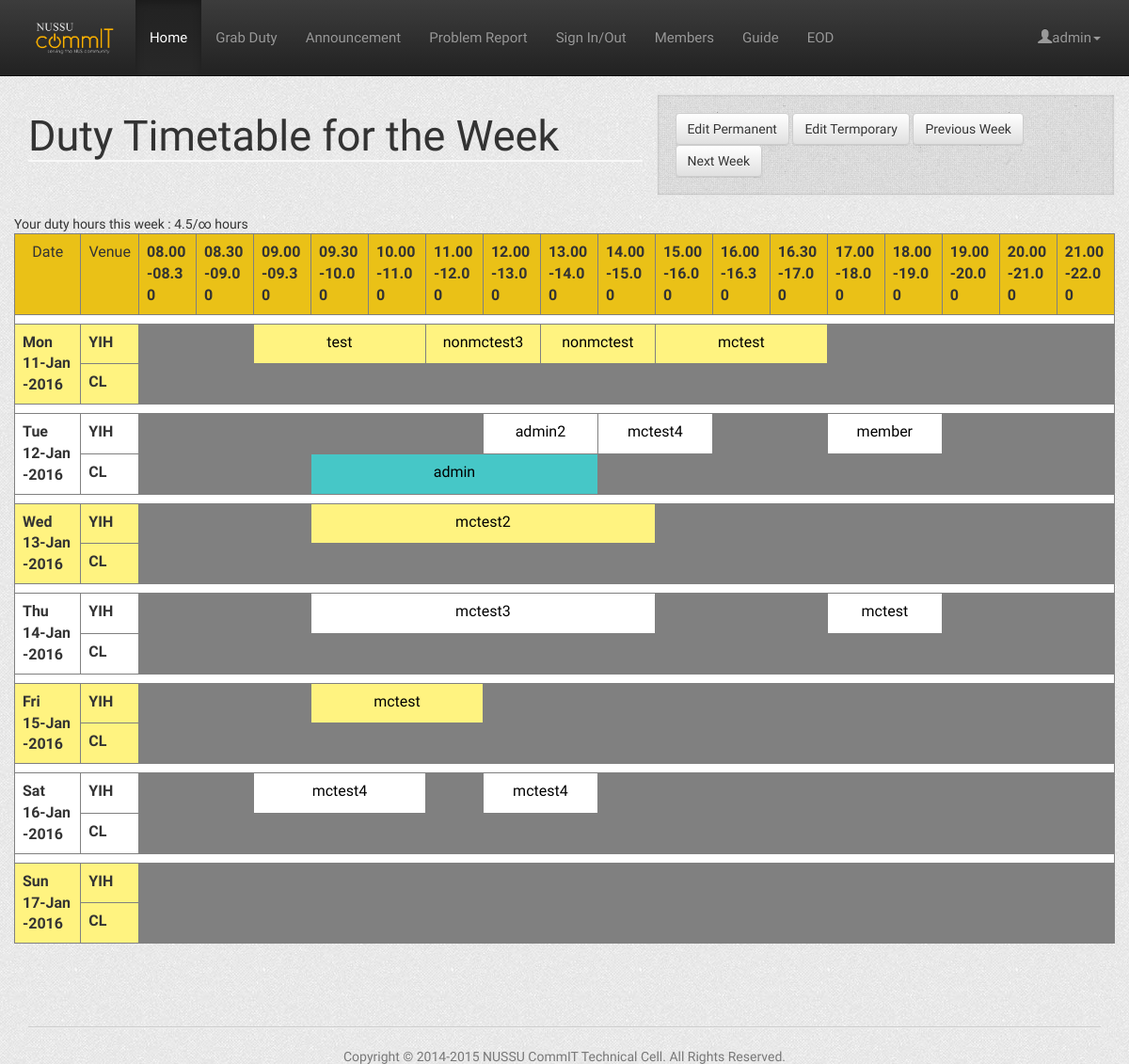
Page /index (signed in) on the committed database.
### tables this page shows
CREATE TABLE IF NOT EXISTS `duty_schedule` (
  `id` int(11) NOT NULL,
  `day` varchar(30) NOT NULL,
  `time` varchar(30) NOT NULL,
  `supervisor_cl` int(11) DEFAULT '-1',
  `supervisor_yih` int(11) DEFAULT '-1',
  `row_id` int(11) NOT NULL
);

CREATE TABLE IF NOT EXISTS `users` (
  `id` int(11) NOT NULL,
  `name` varchar(40) NOT NULL,
  `matric_number` varchar(30) DEFAULT NULL,
  `contact` varchar(30) DEFAULT NULL COMMENT 'phone number',
  `password` varchar(60) NOT NULL,
  `email` varchar(50) NOT NULL DEFAULT '',
  `is_admin` tinyint(1) NOT NULL DEFAULT '0',
  `cell` varchar(24) NOT NULL DEFAULT 'none',
  `position` varchar(24) NOT NULL DEFAULT 'Subcom',
  `new_ann` int(11) NOT NULL DEFAULT '1',
  `status` int(1) NOT NULL DEFAULT '1' COMMENT 'activation status',
  `temp1` int(11) NOT NULL,
  `temp2` int(11) NOT NULL,
  `tracking` varchar(11) NOT NULL DEFAULT '0',
  `duty` int(11) NOT NULL DEFAULT '1',
  `notification` int(11) NOT NULL DEFAULT '0'
);

### Controller/UserController.php (called while the page is built, shortened)
<?php
require_once(dirname(__FILE__).'/../Utils/Connection.php');
require_once(dirname(__FILE__).'/../Utils/DBoperation.php');
class UserController {
    private static $instance;
    private $userList;
    private function __construct() {
        $this->userList = new DBOperation("users");
    }
    public static function getInstance() {
        if (!self::$instance) {
            self::$instance = new self();
        }
        return self::$instance;
    }
    public function isAdmin($userID) {
        $condition = array('id' => $userID);
        $user = $this->userList->get($condition);
        return $user[0]["is_admin"];
    }
}
?>

### Utils/DBoperation.php (called while the page is built, shortened)
<?php
require_once(dirname(__FILE__).'/DBhandler.php');
	Class DBOperation
	{
		private $tableName;
		private static $dbHandler;
		public function DBOperation($tableName)
		{
			$this->tableName = $tableName;
			self::$dbHandler = new DBHandler();
		}
                private function commandiseCondition($condition)
                {
                    $conditionCommand = "";
                    foreach ($condition as $key => $value)
                    {
                        if ($conditionCommand != "")
                        {
                            $conditionCommand = $conditionCommand." AND ";
                        }
                        $conditionCommand = $conditionCommand.$key." = \"".$value."\"";
                    }
                    return $conditionCommand;
                }
                public function get($conditions,$sortBy = "")
		{
                    $conditionCommand = $this->commandiseCondition($conditions);
                    $query = "SELECT * FROM ".$this->tableName;
                    if ($conditionCommand != "")
                    {
                        $query = $query." WHERE ".$conditionCommand;
                    }
                    return self::$dbHandler->getQuery($query);
		}
	};
?>

### Utils/DBhandler.php (called while the page is built, shortened)
<?php
Class DBHandler
{
    private $con;
    public function DBHandler()
    {
        $this->con = mysqli_connect(DB_SERVER,DB_USER,DB_PASS,DB_NAME);
    }
    public function getQuery($query)
    {
        $result = mysqli_query($this->con,$query);
        $data = array();
        $i = 0;
        while ($data[$i++] = mysqli_fetch_array($result));
        unset($data[count($data)-1]);
        return $data;
    }
};
?>

### Controller/DutyController.php (called while the page is built, shortened)
<?php
require_once(dirname(__FILE__).'/../Utils/Connection.php');
require_once(dirname(__FILE__).'/../Model/User.php');
require_once(dirname(__FILE__).'/../Model/Duty.php');
require_once(dirname(__FILE__).'/../Model/Date.php');
require_once(dirname(__FILE__).'/../Utils/DBoperation.php');
class DutyController {
    private static $instance;
    private $dutySchedule;
    private $grabList;
    private $dropList;
    private function __construct() {
        $this->dutySchedule = new DBOperation("duty_schedule");
        $this->grabList = new DBOperation("grabbed_duty");
        $this->dropList = new DBoperation("released_duty");
    }
    public static function getInstance() {
    	if (!self::$instance) {
            self::$instance = new self();
        }
        return self::$instance;
    }
    public function countDutyHours($userID, $day) {
        $day = new Date($day->getDate(), $day->getMonth(), $day->getYear());
        while ($day->getDay() != "Monday") {
            $day = $day->minusDay(1);
        }
        $hours = 0;
        for ($i = 0; $i < 7; ++$i) {
            for ($j = $i * 17 + 1; $j <= ($i + 1) * 17; ++$j) {
                foreach (array('yih','cl') as $k) {
                    $dutyCheck = new DailyDuty($j, null, null, null, $k, $day->getDate(), $day->getMonth(), $day->getYear());
                    if ($this->getSupervisorID($dutyCheck) == $userID) {
                        $hours += $this->getIntervalDuty($j);
                    }
                }
            }
            $day = $day->addDay(1);
        }
        return $hours;
    }
    public function getSupervisorID($duty) {
        $queryCondition = array('id' => $duty->getID());
        $dutySchedule = $this->dutySchedule->get($queryCondition)[0];
        $queryCondition = array('date' => $duty->getDate(),
                                'month' => $duty->getMonth(),
                                'year' => $duty->getYear(),
                                'schedule_id' => $duty->getID(),
                                'venue' => $duty->getLocation());
        $dropList = $this->dropList->get($queryCondition);
        $grabList = $this->grabList->get($queryCondition);
        if (count($dropList) == 0 && count($grabList) == 0) {
            return $dutySchedule["supervisor_".$duty->getLocation()];
        } else if (count($dropList) > 0) {
            return $dropList[count($dropList)-1]["supervisor_id"] * (-1);
        } else if (count($grabList) > 0) {
            return $grabList[count($grabList)-1]["supervisor_id"];
        }
    }
    public function getDutySchedule($date, $month, $year)
    {
        $tempDate = new Date($date, $month, $year);
        $dayName = $tempDate->getDay();
        $queryCondition = array(); $queryCondition["day"] = $dayName;
        $dutySchedule = $this->dutySchedule->get($queryCondition);
        for ($i = 0; $i < count($dutySchedule); ++$i) {
            foreach (["yih","cl"] as $venue) {
                $duty = new DailyDuty($dutySchedule[$i]["id"], null, null, null, $venue, $date, $month, $year);
                $dutySchedule[$i]["supervisor_".$venue] = $this->getSupervisorID($duty);
            }
        }
        return $dutySchedule;
    }
    public function getIntervalDuty($dutySessionID) {
        $timeDuty = $this->getTimeDuty($dutySessionID);
        $startTime = intval(substr($timeDuty,0,2)) * 100 + intval(substr($timeDuty,3,2));
        $endTime = intval(substr($timeDuty,6,2)) * 100 + intval(substr($timeDuty,9,2));
        if (($endTime - $startTime) % 100 == 0) {
            return ($endTime - $startTime) / 100;
        } else {
            return floor(($endTime - $startTime) / 100) + 0.5;
        }
    }
    public function getTimeDuty($dutySessionID) {
        $queryCondition = array('id' => $dutySessionID);
        return $this->dutySchedule->get($queryCondition)[0]['time'];
    }
}
?>

### Model/Duty.php (called while the page is built, shortened)
<?php
class Duty {
    private $id;
    private $location;
    public function __construct($id, $day, $user, $time, $location) {
        $this->id = $id;
        $this->location = $location;
    }
    public function getID() {
    	return $this->id;
    }
    public function getLocation() {
        return $this->location;
    }
   }
class DailyDuty extends Duty {
	private $date;
	private $month;
	private $year;
    public function __construct($id, $day, $user, $time, $location, $date, $month, $year) {
    	$this->date = $date;
    	$this->month = $month;
    	$this->year = $year;
    }
    public function getDate() {
        return  $this->date;
    }
    public function getMonth() {
    	return $this->month;
   	}
   public function getYear() {
   	return $this->year;
   }
}
?>

### Model/Date.php (called while the page is built, shortened)
<?php
class Date {
    private $date = "";
    private $month = "";
    private $year = "";
    public function __construct($date, $month, $year) {
    	$this->date = $date;
    	$this->month = $month;
    	$this->year = $year;
    }
    public function getDate() {
        return $this->date;
    }
    public function getMonth() {
        return $this->month;
    }
    public function getYear() {
        return $this->year;
    }
    public function getDay() {
        $tempDate = $this->year."-".$this->month."-".$this->date;
        return date('l', strtotime( $tempDate));
    }
    public function printToString() {
        $monthName = ["Jan","Feb","Mar","Apr","May","Jun","Jul","Aug","Sep","Oct","Nov","Dec"];
        $string = $this->date."-".$monthName[$this->month-1]."-".$this->year;
        return $string;
    }
    public function addDay($numberOfDays) {
        $date = new DateTime($this->year."-".$this->month."-".$this->date);
        $date->modify("+". $numberOfDays ." day");
        return new self($date->format('d'),$date->format('m'),$date->format('Y'));
    }
    public function minusDay($numberOfDays) {
        $date = new DateTime($this->year."-".$this->month."-".$this->date);
        date_sub($date, date_interval_create_from_date_string($numberOfDays.' days'));
        return new self($date->format('d'),$date->format('m'),$date->format('Y'));
    }
}
?>

### Utils/Connection.php (called while the page is built, shortened)
<?php
function connect(){
	$conn = new PDO('mysql:host='.DB_SERVER.';dbname='.DB_NAME.';charset=utf8', DB_USER, DB_PASS,
		array(PDO::MYSQL_ATTR_FOUND_ROWS => true));
    $conn->setAttribute(PDO::ATTR_ERRMODE, PDO::ERRMODE_EXCEPTION);
    return $conn;
}
?>

### index.php (the view, shortened to what this page needs)
<?php
    include_once(dirname(__FILE__).'/Controller/UserController.php');
    $userController = UserController::getInstance();
?>
<html>
	<head>
		<link href="includes/css/bootstrap.min.css" rel="stylesheet">
		<link href="includes/css/bootstrap-theme.min.css" rel="stylesheet">
        <link href="includes/css/style.css" rel="stylesheet">
	</head>
    <body>
        <?php include(dirname(__FILE__).'/includes/header.php');?>
        <?php include(dirname(__FILE__).'/Controller/DutyController.php');?>
		<div class="container">
        <?php
            $dutyController = DutyController::getInstance();
            $userID = $_SESSION['user_id'];
            $day = Date::getToday();
            $plus = 0;
            $day = $day->addDay($plus);
            $dutySchedule = $dutyController->getDutySchedule($day->getDate(),$day->getMonth(),$day->getYear());
        ?>
		<div class="row">
        <?php
        if ($userController->isAdmin($userID) == 1) { ?>
		<div class="col-sm-7">
        <h1>Duty Timetable for the Week</h1>
		</div>
		<div class="col-sm-5 well">
            <a class="btn btn-default" href="editschedule">Edit Permanent</a>
            <a class="btn btn-default" href="edittempschedule">Edit Termporary</a>
			<a class="btn btn-default" href="?plus=<?php echo $plus-7; ?>">Previous Week</a>
			<a class="btn btn-default" href="?plus=<?php echo $plus+7; ?>">Next Week</a>
		</div>
		<?php
		}
        ?>
		</div>
        <div class="row">
        <table border=1 class="table">
            <tr class="table_header">
                <td style="width: 6%">Date</td>
                <td style="width: 4.8%">Venue</td>
                <?php
                echo $dutyController->countDutyHours($_SESSION['user_id'],$day);
                for ($i = 0; $i < count($dutySchedule); ++$i)
                {
                    echo "<th class=\"breakword timeslot\">".$dutySchedule[$i]["time"]."</th>";
                }
                ?>
            </tr>
            <?php
            function printTable($location) {
                global $day;
                global $userController;
                global $dutySchedule;
                    $columnLength = 0;
                    for ($j = 0; $j <= count($dutySchedule); ++$j)
                    {
                        if ($j == count($dutySchedule) || ($j > 0 && $dutySchedule[$j]["supervisor_".$location] != $dutySchedule[$j-1]["supervisor_".$location])) {
                            if ($dutySchedule[$j-1]["supervisor_".$location] == 0)
                                $name = "";
                            else if ($dutySchedule[$j-1]["supervisor_".$location] < 0)
                                $name = $userController->getUserName($dutySchedule[$j-1]["supervisor_".$location] * (-1));
                            else
                                $name = $userController->getUserName($dutySchedule[$j-1]["supervisor_".$location]);
                            if ($dutySchedule[$j-1]["supervisor_".$location] < 0) {
                                echo "<td colspan=".$columnLength." class='dropped_cell'>";
                            } else if ($_SESSION['user_id'] == $dutySchedule[$j-1]["supervisor_".$location]) {
                                echo "<td colspan=".$columnLength." class='selfduty_cell'>";
                            } else if ($name == "") {
                                echo "<td colspan=".$columnLength." class='noduty_cell'>";
                            } else {
                                echo "<td colspan=".$columnLength.">";
                            }
                            $scheduleID = $dutySchedule[$j-1]['id'];
                            if ($_SESSION['user_id'] == $dutySchedule[$j-1]["supervisor_".$location]) {
                                echo "<a href='releaseduty.php?date=".$day->getDate()."&month=".$day->getMonth()."&year=".$day->getYear()."&venue=".$location."&schedule_id=".($scheduleID-$columnLength+1).",".($scheduleID)."'>";
                            } else if ($dutySchedule[$j-1]["supervisor_".$location] < 0) {
                                echo "<a href='grabduty.php?date=".$day->getDate()."&month=".$day->getMonth()."&year=".$day->getYear()."&venue=".$location."&schedule_id=".($scheduleID-$columnLength+1).",".($scheduleID)."'>";
                            } else {
                                echo "<a href='members?name=$name'>";
                            }
                            echo $name;
                            if ($_SESSION['user_id'] == $dutySchedule[$j-1]["supervisor_".$location]) {
                                echo "</a>";
                            } else if ($dutySchedule[$j-1]["supervisor_".$location] < 0) {
                                echo "</a>";
                            } else {
                                echo "</a>";
                            }
                            echo "</td>";
                            $columnLength = 1;
                        } else {
                            ++$columnLength;
                        }
                    }
            }
            while ($day->getDay() != "Monday") {
                    $day = $day->minusDay(1);
                }
            for ($i = 0; $i < 7; ++$i)
            {
                echo "<tr class='blank_row'/>";
                $dutySchedule = $dutyController->getDutySchedule($day->getDate(),$day->getMonth(),$day->getYear());
                $cellClass = ($i % 2 == 0 ? "yellow_cell" : "white_cell");
                echo "<tr class=\"$cellClass\">\n";
                    echo "<th rowspan=2 class=\"breakword\">".substr($day->getDay(),0,3)."<br>".$day->printToString()."</th>";
                    echo "<th>YIH</th>";
                    printTable("yih");
                echo "</tr>\n";
                echo "<tr class=$cellClass>\n";
                    echo "<th>CL</th>";
                    printTable("cl");
                echo "</tr>\n";
                $day = $day->addDay(1);
            }
            ?>
        </table>
		</div>
		</div>
        <?php include(dirname(__FILE__).'/includes/footer.php');?>
	</body>
</html>

### rows in the picture
duty_schedule: time "08.00-08.30"
duty_schedule: time "08.30-09.00"
duty_schedule: time "09.00-09.30"
duty_schedule: time "09.30-10.00"
duty_schedule: time "10.00-11.00"
duty_schedule: time "11.00-12.00"
duty_schedule: time "12.00-13.00"
duty_schedule: time "13.00-14.00"
duty_schedule: time "14.00-15.00", supervisor_yih.name "mctest3"
duty_schedule: time "15.00-16.00"
duty_schedule: time "16.00-16.30"
duty_schedule: time "16.30-17.00"
duty_schedule: time "17.00-18.00"
duty_schedule: time "18.00-19.00", supervisor_yih.name "mctest"
duty_schedule: time "19.00-20.00"
duty_schedule: time "20.00-21.00"
duty_schedule: time "21.00-22.00", supervisor_yih 0 (drawn), supervisor_cl 0 (drawn)
duty_schedule: supervisor_yih.name "test"
duty_schedule: supervisor_yih.name "nonmctest3"
duty_schedule: supervisor_yih.name "nonmctest"
duty_schedule: supervisor_yih.name "mctest"
duty_schedule: supervisor_yih.name "admin2", supervisor_cl.name "admin"
duty_schedule: supervisor_yih.name "mctest4"
duty_schedule: supervisor_yih.name "member"
duty_schedule: supervisor_yih.name "mctest2"
duty_schedule: supervisor_yih.name "mctest"
duty_schedule: supervisor_yih.name "mctest4"
duty_schedule: supervisor_yih.name "mctest4"

### other values in the picture
$_SESSION['user_name'] "admin"
substr($day->getDay(),0,3) "Mon"
$day->printToString() "11-Jan-2016"
substr($day->getDay(),0,3) "Tue"
$day->printToString() "12-Jan-2016"
substr($day->getDay(),0,3) "Wed"
$day->printToString() "13-Jan-2016"
substr($day->getDay(),0,3) "Thu"
$day->printToString() "14-Jan-2016"
substr($day->getDay(),0,3) "Fri"
$day->printToString() "15-Jan-2016"
substr($day->getDay(),0,3) "Sat"
$day->printToString() "16-Jan-2016"
substr($day->getDay(),0,3) "Sun"
$day->printToString() "17-Jan-2016"
